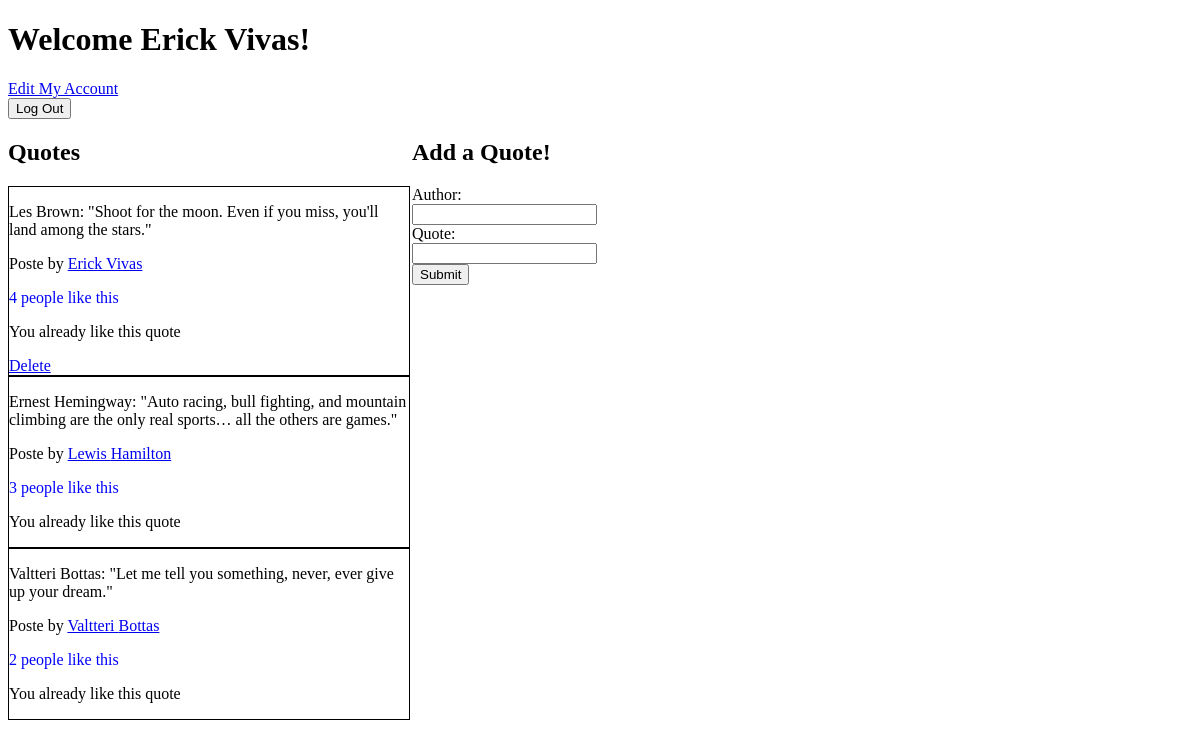
The page /quotes/ (signed in) on the database its author committed.
### l_r_app/models.py (models this page shows)
class User(models.Model):
    first_name = models.CharField(max_length=45)
    last_name = models.CharField(max_length=45)
    email = models.EmailField(unique=True)
    password = models.CharField(max_length=255)
    created_at = models.DateTimeField(auto_now_add=True)
    updated_at = models.DateTimeField(auto_now_add=True)
    objects = UserManager()

class Quotes(models.Model):
    author = models.CharField(max_length=45)
    quote = models.TextField()
    liked_by = models.ManyToManyField(User, related_name="liked_quotes")
    posted_by = models.ForeignKey(User, related_name="posted", on_delete=models.CASCADE)
    created_at = models.DateTimeField(auto_now_add=True)
    updated_at = models.DateTimeField(auto_now_add=True)
    objects = QuotesManager()

### exam_app/views.py (the view)
# urls.py: path('', views.quoteCentral),
def quoteCentral(request):
    context = {
        'name': User.objects.get(id=request.session['LoggedUser']),
        'quotes_db': Quotes.objects.all()
    }
    return render(request,'quotescentral.html', context)

### exam_app/templates/quotescentral.html (shortened to what this page needs)
<!DOCTYPE html>
<html lang="en">
<head>
    {% load static %}
    <link rel="stylesheet" href="{% static 'css/styles.css' %}">
</head>
<body>
    <h1>Welcome {{name.first_name}} {{name.last_name}}!</h1>
    <a href="/editAccount">Edit My Account</a>
    <form action="/logout">
        <button>Log Out</button>
    </form>
    <div class="left">
        <h2>Quotes</h2>
        {% for quotes in quotes_db%}
            <div class="quoteContainer">
                <p>{{quotes.author}}: "{{quotes.quote}}"</p>
                <p>Poste by <a href="user/{{quotes.posted_by.id}}">{{quotes.posted_by.first_name}} {{quotes.posted_by.last_name}}</a></p>
                <p class="liked">{{ quotes.liked_by.all|length }} people like this</p>
                {% if name in quotes.liked_by.all %}
                    <p>You already like this quote</p>
                {% endif %}
                {% if name.id == quotes.posted_by.id %}
                    <a href="deleteQuote/{{quotes.id}}">Delete</a>
                {% endif %}
            </div>
        {% endfor %}
    </div>
    <div class="right">
        <h2>Add a Quote!</h2>
        <form action="/quotes/addQuote" method="POST">
            <label for="authorName">Author:</label>
            <input type="text" id="authorName" name="authorName" id="authorName">
            <label for="quoteText">Quote:</label>
            <input type="text" id="quoteText" name="quoteText" id="quoteText" height="48">
            <button type="submit">Submit</button>
        </form>
    </div>
</body>
</html>

### l_r_app/static/css/styles.css (style rules this page uses)
div { width: 400px; display: inline-block; vertical-align: top; }
label { display: block; }
button { display: block; }
.liked { color: blue; }
.quoteContainer { display: block; border: 1px solid black; }

### rows shown on the page
User: first_name "Erick", last_name "Vivas"
Quotes: author "Les Brown", quote "Shoot for the moon. Even if you miss, you'll land among the stars.", posted_by.first_name "Erick", posted_by.last_name "Vivas", liked_by.all|length "4", shows "You already like this quote"
Quotes: author "Ernest Hemingway", quote "Auto racing, bull fighting, and mountain climbing are the only real sports… all the others are games.", posted_by.first_name "Lewis", posted_by.last_name "Hamilton", liked_by.all|length "3", shows "You already like this quote"
Quotes: author "Valtteri Bottas", quote "Let me tell you something, never, ever give up your dream.", posted_by.first_name "Valtteri", posted_by.last_name "Bottas", liked_by.all|length "2", shows "You already like this quote"
